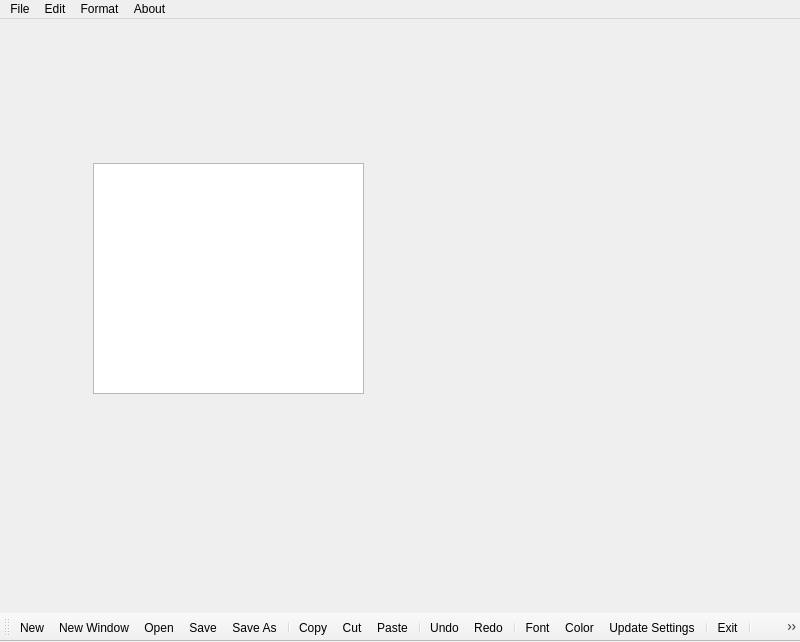
<?xml version="1.0" encoding="UTF-8"?>
<ui version="4.0">
 <class>MainWindow</class>
 <widget class="QMainWindow" name="MainWindow">
  <property name="geometry">
   <rect>
    <x>0</x>
    <y>0</y>
    <width>800</width>
    <height>642</height>
   </rect>
  </property>
  <property name="windowTitle">
   <string>RC NotePad</string>
  </property>
  <property name="windowIcon">
   <iconset resource="res.qrc">
    <normaloff>:/img/Icon-notepad.png</normaloff>:/img/Icon-notepad.png</iconset>
  </property>
  <widget class="QWidget" name="centralwidget">
   <property name="tabletTracking">
    <bool>true</bool>
   </property>
   <widget class="QTextEdit" name="textEdit">
    <property name="geometry">
     <rect>
      <x>93</x>
      <y>144</y>
      <width>271</width>
      <height>231</height>
     </rect>
    </property>
   </widget>
  </widget>
  <widget class="QMenuBar" name="menubar">
   <property name="geometry">
    <rect>
     <x>0</x>
     <y>0</y>
     <width>800</width>
     <height>25</height>
    </rect>
   </property>
   <widget class="QMenu" name="menuFile">
    <property name="title">
     <string>File</string>
    </property>
    <addaction name="actionNew"/>
    <addaction name="actionNew_Window"/>
    <addaction name="actionOpen"/>
    <addaction name="actionSave"/>
    <addaction name="actionSave_As"/>
    <addaction name="separator"/>
    <addaction name="actionExit"/>
   </widget>
   <widget class="QMenu" name="menuEdit">
    <property name="title">
     <string>Edit</string>
    </property>
    <addaction name="actionCopy"/>
    <addaction name="actionCut"/>
    <addaction name="actionPaste"/>
    <addaction name="separator"/>
    <addaction name="actionUndo"/>
    <addaction name="actionRedo"/>
   </widget>
   <widget class="QMenu" name="menuFormat">
    <property name="title">
     <string>Format</string>
    </property>
    <addaction name="actionFont"/>
    <addaction name="actionColor"/>
    <addaction name="actionUpdate_Settings"/>
   </widget>
   <widget class="QMenu" name="menuAbout">
    <property name="title">
     <string>About</string>
    </property>
    <addaction name="actionHelp"/>
   </widget>
   <addaction name="menuFile"/>
   <addaction name="menuEdit"/>
   <addaction name="menuFormat"/>
   <addaction name="menuAbout"/>
  </widget>
  <widget class="QToolBar" name="toolBar">
   <property name="enabled">
    <bool>true</bool>
   </property>
   <property name="sizePolicy">
    <sizepolicy hsizetype="Preferred" vsizetype="Preferred">
     <horstretch>0</horstretch>
     <verstretch>0</verstretch>
    </sizepolicy>
   </property>
   <property name="tabletTracking">
    <bool>false</bool>
   </property>
   <property name="contextMenuPolicy">
    <enum>Qt::DefaultContextMenu</enum>
   </property>
   <property name="acceptDrops">
    <bool>false</bool>
   </property>
   <property name="windowTitle">
    <string>toolBar</string>
   </property>
   <property name="layoutDirection">
    <enum>Qt::LeftToRight</enum>
   </property>
   <property name="autoFillBackground">
    <bool>true</bool>
   </property>
   <property name="movable">
    <bool>true</bool>
   </property>
   <property name="allowedAreas">
    <set>Qt::AllToolBarAreas</set>
   </property>
   <property name="orientation">
    <enum>Qt::Horizontal</enum>
   </property>
   <property name="iconSize">
    <size>
     <width>30</width>
     <height>30</height>
    </size>
   </property>
   <property name="toolButtonStyle">
    <enum>Qt::ToolButtonIconOnly</enum>
   </property>
   <property name="floatable">
    <bool>false</bool>
   </property>
   <attribute name="toolBarArea">
    <enum>BottomToolBarArea</enum>
   </attribute>
   <attribute name="toolBarBreak">
    <bool>false</bool>
   </attribute>
   <addaction name="actionNew"/>
   <addaction name="actionNew_Window"/>
   <addaction name="actionOpen"/>
   <addaction name="actionSave"/>
   <addaction name="actionSave_As"/>
   <addaction name="separator"/>
   <addaction name="actionCopy"/>
   <addaction name="actionCut"/>
   <addaction name="actionPaste"/>
   <addaction name="separator"/>
   <addaction name="actionUndo"/>
   <addaction name="actionRedo"/>
   <addaction name="separator"/>
   <addaction name="actionFont"/>
   <addaction name="actionColor"/>
   <addaction name="actionUpdate_Settings"/>
   <addaction name="separator"/>
   <addaction name="actionExit"/>
   <addaction name="separator"/>
   <addaction name="actionHelp"/>
  </widget>
  <action name="actionNew">
   <property name="icon">
    <iconset resource="res.qrc">
     <normaloff>:/img/file-regular.png</normaloff>:/img/file-regular.png</iconset>
   </property>
   <property name="text">
    <string>New</string>
   </property>
  </action>
  <action name="actionOpen">
   <property name="icon">
    <iconset resource="res.qrc">
     <normaloff>:/img/folder-open-regular.png</normaloff>:/img/folder-open-regular.png</iconset>
   </property>
   <property name="text">
    <string>Open</string>
   </property>
  </action>
  <action name="actionSave">
   <property name="icon">
    <iconset resource="res.qrc">
     <normaloff>:/img/save-regular.png</normaloff>:/img/save-regular.png</iconset>
   </property>
   <property name="text">
    <string>Save</string>
   </property>
  </action>
  <action name="actionSave_As">
   <property name="icon">
    <iconset resource="res.qrc">
     <normaloff>:/img/file-export-solid.png</normaloff>:/img/file-export-solid.png</iconset>
   </property>
   <property name="text">
    <string>Save As</string>
   </property>
  </action>
  <action name="actionCopy">
   <property name="icon">
    <iconset resource="res.qrc">
     <normaloff>:/img/copy-regular.png</normaloff>:/img/copy-regular.png</iconset>
   </property>
   <property name="text">
    <string>Copy</string>
   </property>
  </action>
  <action name="actionCut">
   <property name="icon">
    <iconset resource="res.qrc">
     <normaloff>:/img/cut-solid.png</normaloff>:/img/cut-solid.png</iconset>
   </property>
   <property name="text">
    <string>Cut</string>
   </property>
  </action>
  <action name="actionPaste">
   <property name="icon">
    <iconset resource="res.qrc">
     <normaloff>:/img/clipboard-regular.png</normaloff>:/img/clipboard-regular.png</iconset>
   </property>
   <property name="text">
    <string>Paste</string>
   </property>
  </action>
  <action name="actionUndo">
   <property name="icon">
    <iconset resource="res.qrc">
     <normaloff>:/img/undo-solid.png</normaloff>:/img/undo-solid.png</iconset>
   </property>
   <property name="text">
    <string>Undo</string>
   </property>
  </action>
  <action name="actionRedo">
   <property name="icon">
    <iconset resource="res.qrc">
     <normaloff>:/img/redo-solid.png</normaloff>:/img/redo-solid.png</iconset>
   </property>
   <property name="text">
    <string>Redo</string>
   </property>
  </action>
  <action name="actionNew_Window">
   <property name="icon">
    <iconset resource="res.qrc">
     <normaloff>:/img/file-medical-solid.png</normaloff>:/img/file-medical-solid.png</iconset>
   </property>
   <property name="text">
    <string>New Window</string>
   </property>
  </action>
  <action name="actionExit">
   <property name="icon">
    <iconset resource="res.qrc">
     <normaloff>:/img/book-dead-solid.png</normaloff>:/img/book-dead-solid.png</iconset>
   </property>
   <property name="text">
    <string>Exit</string>
   </property>
  </action>
  <action name="actionFont">
   <property name="icon">
    <iconset resource="res.qrc">
     <normaloff>:/img/font-solid.png</normaloff>:/img/font-solid.png</iconset>
   </property>
   <property name="text">
    <string>Font</string>
   </property>
  </action>
  <action name="actionColor">
   <property name="icon">
    <iconset resource="res.qrc">
     <normaloff>:/img/color-icon-25.jpg</normaloff>:/img/color-icon-25.jpg</iconset>
   </property>
   <property name="text">
    <string>Color</string>
   </property>
  </action>
  <action name="actionUpdate_Settings">
   <property name="icon">
    <iconset resource="res.qrc">
     <normaloff>:/img/1601833.png</normaloff>:/img/1601833.png</iconset>
   </property>
   <property name="text">
    <string>Update Settings</string>
   </property>
  </action>
  <action name="actionHelp">
   <property name="icon">
    <iconset resource="res.qrc">
     <normaloff>:/img/help_6.png</normaloff>:/img/help_6.png</iconset>
   </property>
   <property name="text">
    <string>About</string>
   </property>
  </action>
 </widget>
 <resources>
  <include location="res.qrc"/>
 </resources>
 <connections/>
</ui>
